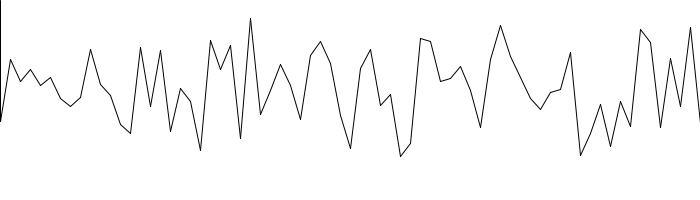
Frame 1 (no input)
Frame 60 (the mouse pressed at the canvas centre just before this capture): identical to frame 1, image omitted
Frame 120 (the mouse held since frame 60 and released just before this capture): identical to frame 1, image omitted

The Processing sketch that drew this single still picture (run headless with seeded random() and noise(); from frame 60 on, the mouse is pressed at the canvas centre):

// Processing sketch: noiseTest
// ── noiseTest.pde
void setup() {
  size(700, 200);
  background(255);
  stroke(0);
  float lx = 0;
  float ly = 0;
  for (float i = 0; i <= width; i+=10) {
    float x = i;
    float y = noise(i) * height;
    line(lx, ly, x, y);
    lx = x;
    ly = y;
  }
}

float t = 0;

void draw() {
  float n = noise(t); 
  println(n);
  t += 0.01;
}
